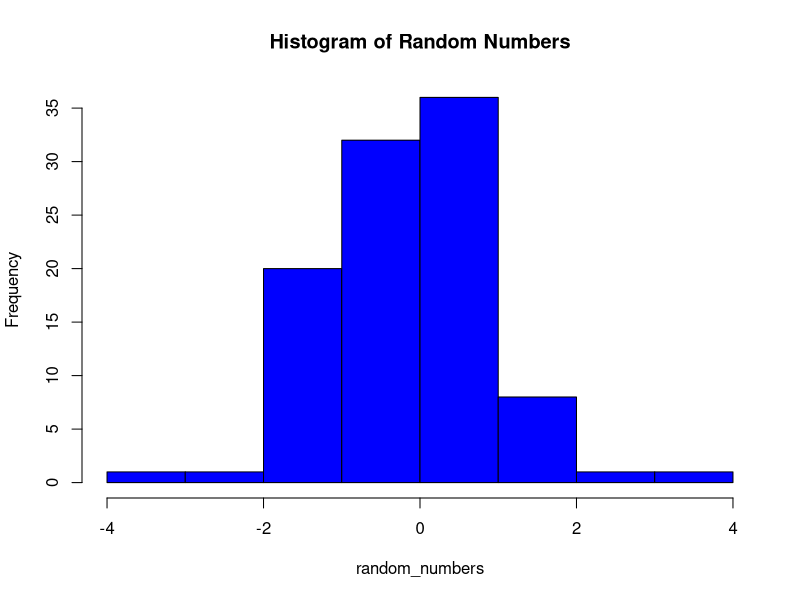

Source code (R):
random_numbers <- rnorm(100) 

summary(random_numbers)

hist(random_numbers, main = "Histogram of Random Numbers", col = "blue")

 
